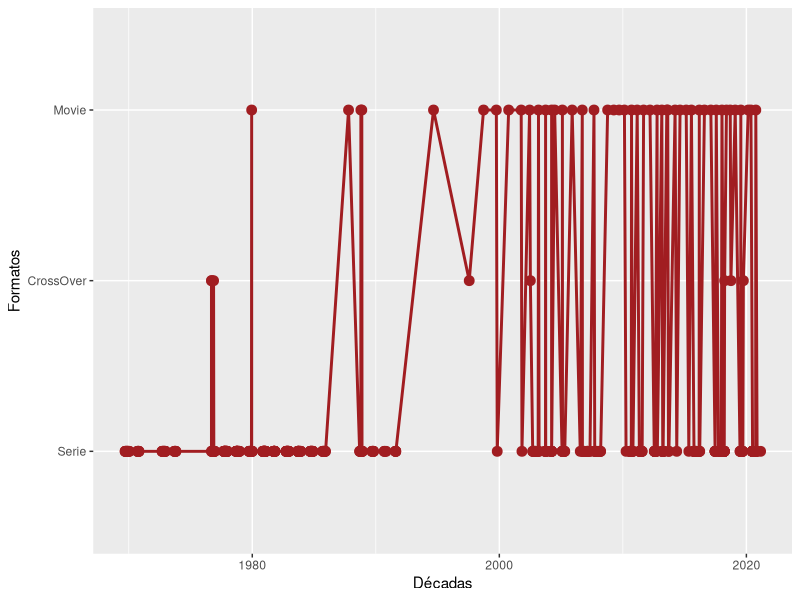
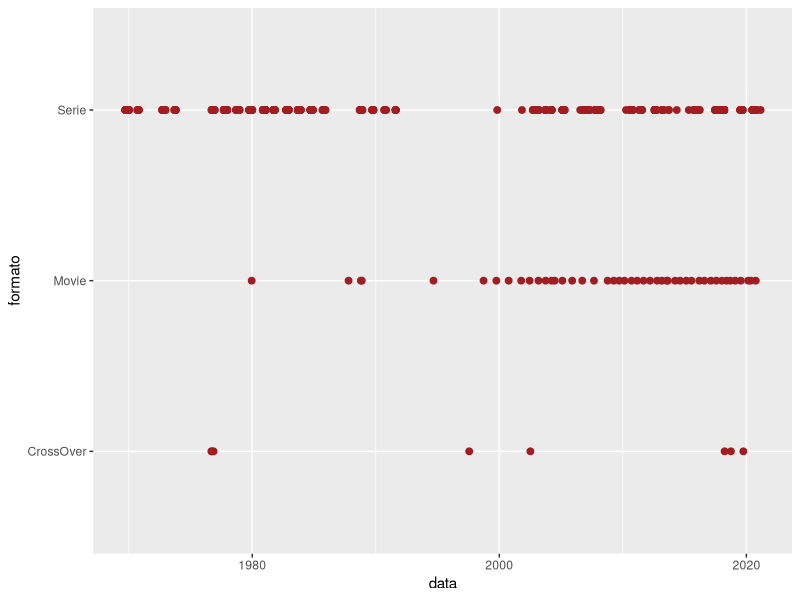
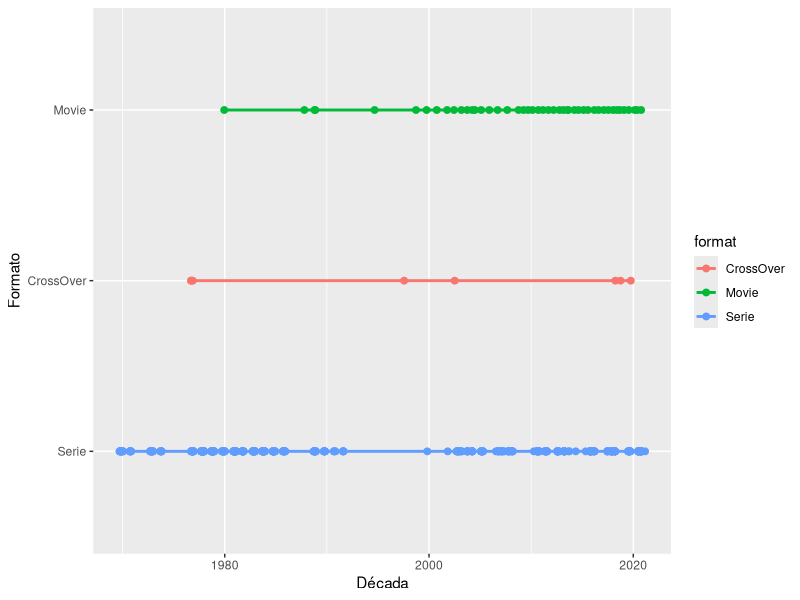
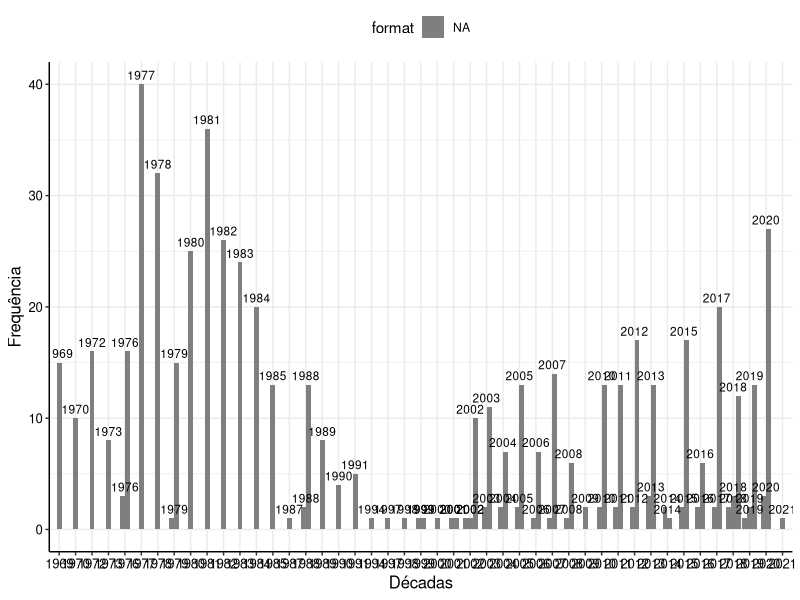
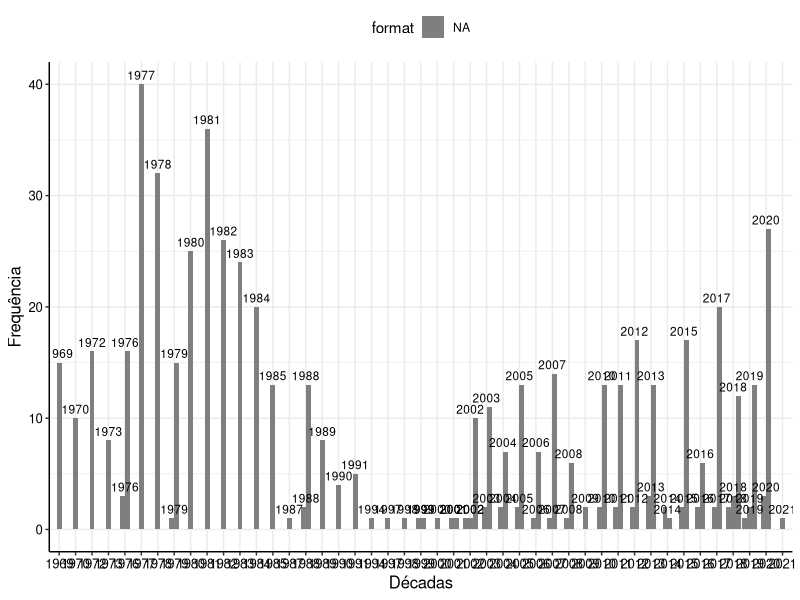

The R script that drew these images, in order: (Note: this script raises an error after producing the figures.)
#Análise 1

library(tidyverse)

warner <- read_csv("banco/banco_final.csv")

factor_format <- factor(warner$format, order = TRUE, c("Serie", "CrossOver", "Movie"))
factor_format


ggplot(warner) +
  aes(x=date_aired, y=factor_format, group=1) +
  geom_line(size=1,colour="#A11D21") + geom_point(colour="#A11D21",size=3) +
  labs(x="Décadas", y="Formatos")

ggplot(warner) +
  aes(x = date_aired, y = format) +
  geom_point(colour = "#A11D21", size = 2) +
  labs(
    x = "data",
    y = "formato"
  )

ggplot(warner) +
  aes(x = date_aired, y = factor_format, group = format, colour = format) +
  geom_line(size = 1) +
  geom_point(size = 2) +
  labs(x = "Década", y = "Formato")

view(mpg)

estat_colors <- c(
  "#A11D21", "#003366", "#CC9900",
  "#663333", "#FF6600", "#CC9966",
  "#999966", "#006606", "#008091",
  "#041835", "#666666" )

estat_colors

theme_estat <- function(...) {
  theme <- ggplot2::theme_bw() +
    ggplot2::theme(
      axis.title.y = ggplot2::element_text(colour = "black", size = 12),
      axis.title.x = ggplot2::element_text(colour = "black", size = 12),
      axis.text = ggplot2::element_text(colour = "black", size = 9.5)
      ,
      panel.border = ggplot2::element_blank(),
      axis.line = ggplot2::element_line(colour = "black"),
      legend.position = "top",
      ...
    )
  return(
    list(
      theme,
      scale_fill_manual(values = estat_colors),
      scale_colour_manual(values = estat_colors)
    )
  )
}

trans_drv <- mpg %>%
  mutate(trans = case_when(
    trans %>% str_detect("auto") ~ "auto",
    trans %>% str_detect("manual") ~ "manual"
  )) %>%
  group_by(trans, drv) %>%
  summarise(freq = n()) %>%
  mutate(
    freq_relativa = round(freq / sum(freq) * 100,1)
  )

warner$date_aired <- str_extract(warner$date_aired, "\\d{4}")

date_format <- warner %>%
  mutate(format= case_when(
    format %>% str_detect("CrossOver") ~ "CrossOver",
    format %>% str_detect("Movie") ~ "Filme",
    format %>% str_detect("Serie") ~ "Série"
  )) %>%
  group_by(date_aired, format) %>%
  summarise(freq = n()) %>%
  mutate(
    freq_relativa = round(freq / sum(freq) * 100,1)
  )

date_format <- date_format %>%
  mutate(format= case_when(
    date_aired %>% str_detect("CrossOver") ~ "CrossOver",
    format %>% str_detect("Movie") ~ "Filme",
    format %>% str_detect("Serie") ~ "Série"
  ))

porcentagens <- str_c(date_format$freq_relativa, "%") %>% str_replace("\\.", ",")

legendas <- str_squish(str_c(date_format$freq, " (", porcentagens, ")")
)

ggplot(date_format) +
  aes(
    x = date_aired, y = freq,
    fill = format, label = date_aired
  ) +
  geom_col(position = position_dodge2(preserve = "single", padding = 0)) +
  geom_text(
    position = position_dodge(width = 0.9),
    vjust = -0.5, hjust = 0.5,
    size = 3
  ) +
  labs(x = "Décadas", y = "Frequência") +
  theme_estat()
ggsave("colunas-ps.pdf", width = 158, height = 93, units = "mm")

---------------------------------------------------------------------------------------------------------------
  #Análise 2
  
#Variação da nota IMDB por temporada dos episódios

Serie <- warner %>% 
  filter(format %in% c("Serie"))

First_Season <- Serie %>% 
  filter(season %in% c(1))

Primeira_média <- round((mean(First_Season$imdb)), digits = 2)
round(sd((First_Season$imdb)), digits = 2)
min(First_Season$imdb)
quantile(First_Season$imdb, 0.25)
median(First_Season$imdb)
quantile(First_Season$imdb, 0.75)
max(First_Season$imdb)


Second_Season <- Serie %>% 
  filter(season %in% c(2))

Segunda <-  round((mean(Second_Season$imdb)), digits = 2)
round(sd((Second_Season$imdb)), digits = 2)
min(Second_Season$imdb)
quantile(Second_Season$imdb, 0.25)
median(Second_Season$imdb)
quantile(Second_Season$imdb, 0.75)
max(Second_Season$imdb)

Third_Season <- Serie %>% 
  filter(season %in% c(3))

Terceira <- round((mean(Third_Season$imdb)), digits = 2)
round(sd((Third_Season$imdb)), digits = 2)
min(Third_Season$imdb)
quantile(Third_Season$imdb, 0.25)
median(Third_Season$imdb)
quantile(Third_Season$imdb, 0.75)
max(Third_Season$imdb)

Fourth_Season <- Serie %>% 
  filter(season %in% c(4))

round(sd((Fourth_Season$imdb)), digits = 2)
min(Fourth_Season$imdb)
quantile(Fourth_Season$imdb, 0.25)
median(Fourth_Season$imdb)
quantile(Fourth_Season$imdb, 0.75)
max(Fourth_Season$imdb)

Quarta <- mean(Fourth_Season$imdb)

df_seasons <- data.frame(Primeira, Segunda, Terceira, Quarta)

Temporadas <- c(1, 2, 3, 4)
Media_IMDB <- c(5.04, 5.19,5.20, 5.24)

df_seasons <- data.frame(Temporadas, Media_IMDB)

Serie <- Serie %>% 
  filter(season %in% c(1, 2, 3, 4))

ggplot(df_seasons) +
  aes(Temporadas) +
  geom_histogram(colour = "white", fill = "#A11D21", binwidth = ) +
  labs(x = "Temporadas", y = "Médias das notas IMDB") +
  theme_estat()

ggplot(Serie) +
  aes(x = reorder(season, imdb), y = imdb) +
  geom_boxplot(fill = c("#A11D21"), width = 0.5) +
  stat_summary(
    fun = "mean", geom = "point", shape = 23, size = 3, fill = "white") +
  labs(x = "Temporadas", y = "Nota IMDB") +
  theme_estat()
ggsave("boxplot_seasons.pdf", width = 158, height = 93, units = "mm")